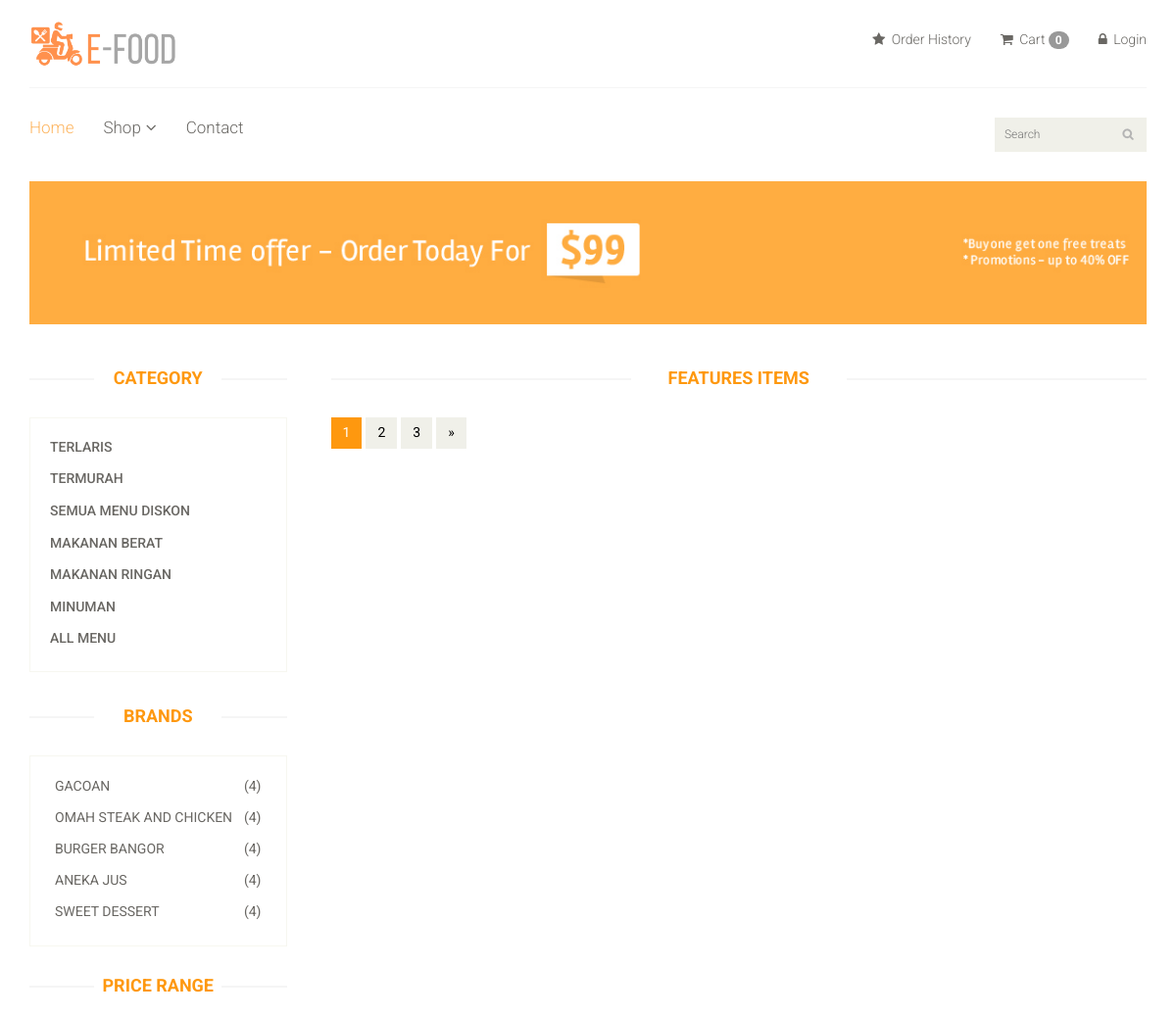
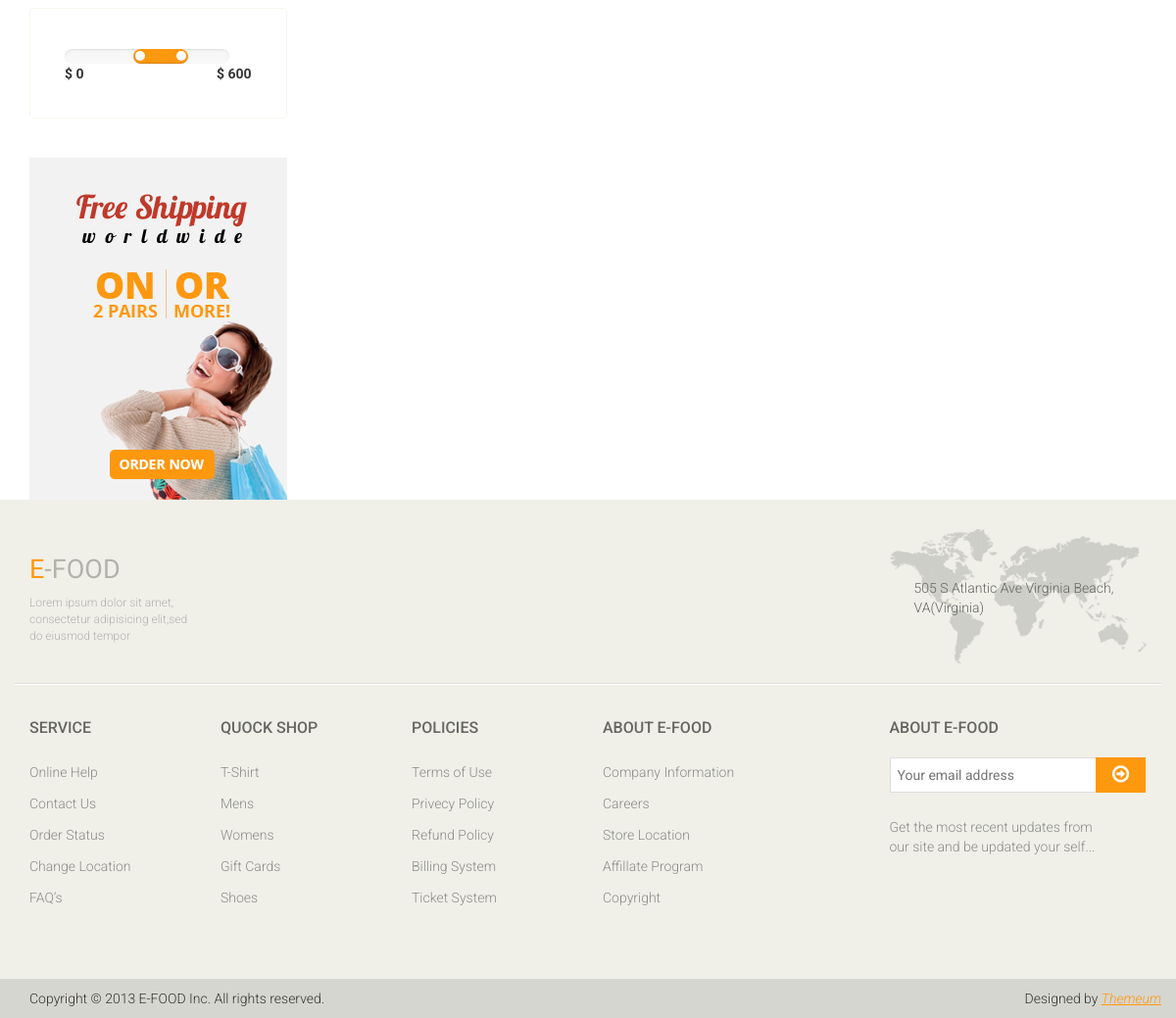
The app's page /product/?category=1 with its own data (2 pictures, top to bottom).
### app/models.py (models this page shows, shortened)
class Category(models.Model):
    name = models.CharField(max_length=150)

class Brand(models.Model):
    name = models.CharField(max_length=200)

### app/views.py (the view)
# urls.py: path('product/',views.Product_Page,name='product'),
def Product_Page(request):
    category = Category.objects.all()
    brand = Brand.objects.all()
    brandID = request.GET.get('brand')
    categoryID = request.GET.get('category')
    if categoryID:
        product = Product.objects.filter(category = categoryID).order_by('-id')
    elif brandID:
        product = Product.objects.filter(brand = brandID).order_by('-id')
    else:
        product = Product.objects.all()
    context = {
        'category':category,
        'brand':brand,
        'product': product,
    }
    return render(request, 'product.html', context)

### templates/product.html (shortened to what this page needs)
{% extends 'master.html' %}
{% block body %}
<section id="advertisement">
    <div class="container">
        <img src="images/shop/advertisement.jpg" alt="" />
    </div>
</section>
<section>
    <div class="container">
        <div class="row">
            <div class="col-sm-3">
                <div class="left-sidebar">
                    <h2>Category</h2>
                    <div class="panel-group category-products" id="accordian">
                        {% for cat in category %}
                        <div class="panel panel-default">
                            <div class="panel-heading">
                                <h4 class="panel-title"><a href="/product/?category={{cat.id}}">{{cat.name}}</a></h4>
                            </div>
                        </div>
                        {% endfor %}
                        <div class="panel panel-default">
                            <div class="panel-heading">
                                <h4 class="panel-title"><a href="/">All Menu</a></h4>
                            </div>
                        </div>
                    </div>
                    <div class="brands_products">
                        <h2>Brands</h2>
                        <div class="brands-name">
                            <ul class="nav nav-pills nav-stacked">
                                {% for i in brand %}
                               <li><a href="/product/?brand={{i.id}}"> <span class="pull-right">(4)</span>{{i.name}}</a></li>
                                {% endfor %}
                            </ul>
                        </div>
                    </div>
                    <div class="price-range">
                        <h2>Price Range</h2>
                        <div class="well">
                             <input type="text" class="span2" value="" data-slider-min="0" data-slider-max="600" data-slider-step="5" data-slider-value="[250,450]" id="sl2" ><br />
                             <b>$ 0</b> <b class="pull-right">$ 600</b>
                        </div>
                    </div>
                    <div class="shipping text-center">
                        <img src="images/home/shipping.jpg" alt="" />
                    </div>
                </div>
            </div>
            <div class="col-sm-9 padding-right">
                <div class="features_items">
                    <h2 class="title text-center">Features Items</h2>
                    <ul class="pagination" style="display: block;">
                        <li class="active"><a href="">1</a></li>
                        <li><a href="">2</a></li>
                        <li><a href="">3</a></li>
                        <li><a href="">&raquo;</a></li>
                    </ul>
                </div>
            </div>
        </div>
    </div>
</section>
{% endblock %}

### static/css/main.css (style rules this page uses)
body { font-family: 'Roboto', sans-serif; background:; position: relative; font-weight:400px; }
ul li { list-style: none; }
a { -webkit-transition: 300ms; -moz-transition: 300ms; -o-transition: 300ms; transition: 300ms; }
h1, h2, h3, h4, h5, h6 { font-family: 'Roboto', sans-serif; }
.category-products { border: 1px solid #F7F7F0; margin-bottom: 35px; padding-bottom: 20px; padding-top: 15px; }
.left-sidebar h2, .brands_products h2 { color: #FE980F; font-family: 'Roboto', sans-serif; font-size: 18px; font-weight: 700; margin: 0 auto 30px; text-align: center; text-transform: uppercase; position: relative; z-index:3; }
.left-sidebar h2:after, h2.title:after { content: " "; position: absolute; border: 1px solid #f5f5f5; bottom:8px; left: 0; width: 100%; height: 0; z-index: -2; }
.left-sidebar h2:before { content: " "; position: absolute; background: #fff; bottom: -6px; width: 130px; height: 30px; z-index: -1; left: 50%; margin-left: -65px; }
h2.title:before { content: " "; position: absolute; background: #fff; bottom: -6px; width: 220px; height: 30px; z-index: -1; left: 50%; margin-left: -110px; }
.category-products .panel { background-color: #FFFFFF; border: 0px; border-radius: 0px; box-shadow:none; margin-bottom: 0px; }
.category-products .panel-default .panel-heading { background-color: #FFFFFF; border: 0 none; color: #FFFFFF; padding: 5px 20px; }
.category-products .panel-default .panel-heading .panel-title a { color: #696763; font-family: 'Roboto', sans-serif; font-size: 14px; text-decoration: none; text-transform: uppercase; }
.brands-name { border: 1px solid #F7F7F0; padding-bottom: 20px; padding-top: 15px; }
.brands-name .nav-stacked li a { background-color: #FFFFFF; color: #696763; font-family: 'Roboto', sans-serif; font-size: 14px; padding: 5px 25px; text-decoration: none; text-transform: uppercase; }
.shipping { background-color: #F2F2F2; margin-top: 40px; overflow: hidden; padding-top: 20px; position: relative; }
.price-range { margin-top:30px; }
.well { background-color: #FFFFFF; border: 1px solid #F7F7F0; border-radius: 4px; box-shadow: none; margin-bottom: 20px; min-height: 20px; padding: 35px; }
.padding-right { padding-right: 0; }
.features_items { overflow:hidden; }
h2.title { color: #FE980F; font-family: 'Roboto', sans-serif; font-size: 18px; font-weight: 700; margin: 0 15px; text-transform: uppercase; margin-bottom: 30px; position: relative; }
#advertisement { padding-bottom: 45px; }
#advertisement img { width: 100%; }
.pagination { display: inline-block; margin-bottom: 25px; margin-top: 0; padding-left: 15px; }
.pagination li:first-child a, .pagination li:first-child span { border-bottom-left-radius: 0; border-top-left-radius: 0; margin-left: 0; }
.pagination li:last-child a, .pagination li:last-child span { border-bottom-right-radius: 0; border-top-right-radius: 0; }
.pagination .active a, .pagination .active span, .pagination .active a:hover, .pagination .active span:hover, .pagination .active a:focus, .pagination .active span:focus { background-color: #FE980F; border-color: #FE980F; color: #FFFFFF; cursor: default; z-index: 2; }
.pagination li a, .pagination li span { background-color: #f0f0e9; border: 0; float: left; line-height: 1.42857; margin-left: -1px; padding: 6px 12px; position: relative; text-decoration: none; margin-right: 5px; color:#000; }

### records on screen
Category: name "TERLARIS"
Category: name "TERMURAH"
Category: name "SEMUA MENU DISKON"
Category: name "MAKANAN BERAT"
Category: name "MAKANAN RINGAN"
Category: name "MINUMAN"
Brand: name "GACOAN"
Brand: name "OMAH STEAK AND CHICKEN"
Brand: name "BURGER BANGOR"
Brand: name "ANEKA JUS"
Brand: name "SWEET DESSERT"

### other values on screen
{{ request.session.cart|length }} "0"
